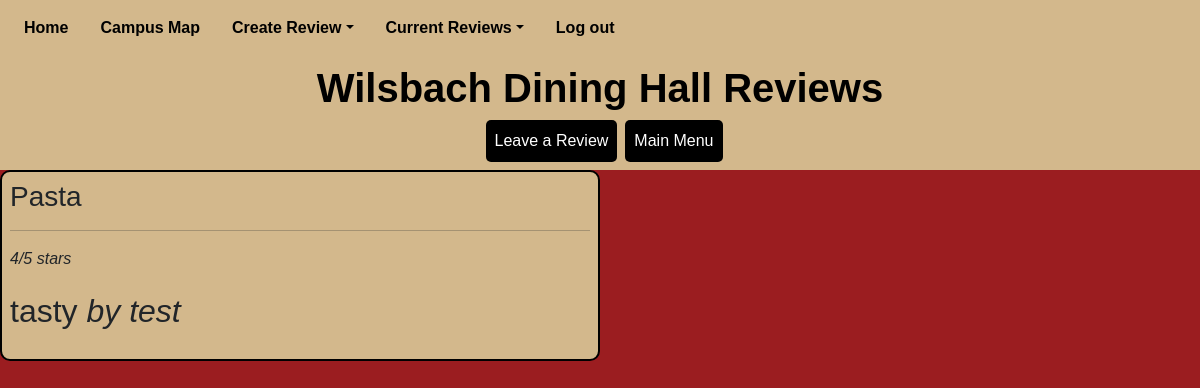
The app's page /reviewP/wilsReview with its own data.
### py_src/snacks/main.py (models this page shows)
class Review(SQLModel, table=True):
    __tablename__ = "reviews"
    review_id: int | None = Field(default=None, primary_key=True)
    author_id: int = Field(nullable=False, foreign_key="users.user_id")
    location_id: int = Field(nullable=False, foreign_key="locations.location_id")
    title: str = Field(nullable=False)
    body: str = Field(nullable=False)
    rating: int = Field(nullable=False)
    author: "User" = Relationship(back_populates="reviews")
    location: "Location" = Relationship(back_populates="reviews")

class User(SQLModel, table=True):
    __tablename__ = "users"
    user_id: int | None = Field(default=None, primary_key=True)
    username: str = Field(index=True, unique=True, nullable=False)
    password: str = Field(nullable=False)
    reviews: list["Review"] = Relationship(back_populates="author")

### py_src/snacks/main.py (the view)
@app.get("/reviewP/wilsReview", response_class=HTMLResponse)
async def wilsReview(request: Request, db: Session = Depends(get_session)):
    reviews = db.exec(
        select(Review, User)
        .join(User, Review.author_id == User.user_id)
        .where(Review.location_id == 5)
    ).all()
    newreview = []
    for review, user in reviews:
        newreview.append(
            {
                "title": review.title,
                "body": review.body,
                "rating": review.rating,
                "author": user.username,
            }
        )
    return templates.TemplateResponse(
        "reviewP/wilsReviewPage.html", {"request": request, "reviews": newreview}
    )

### py_src/templates/reviewP/wilsReviewPage.html (shortened to what this page needs)
{% extends 'blog/base_reviews.html' %}
{% block h1 %} Wilsbach Dining Hall {% endblock %}
{% block content %} <button class="btn p-2 mx-2" id="menu" onclick="location.href='/createR/wilsLeaveReview'">Leave a Review</button> {% endblock %}

### py_src/templates/blog/base_reviews.html (shortened to what this page needs)
<!DOCTYPE html>
<html lang="en">
<head>
  <link href="https://cdn.jsdelivr.net/npm/bootstrap@5.3.3/dist/css/bootstrap.min.css" rel="stylesheet"
>
  <link rel="stylesheet" href="{{ url_for('static', path='styles/reviewPage.css') }} ">
</head>
<body>
  <div class="container-fluid header p-2">
    <ul class="nav">
      <li class="nav-item custom">
        <a class="nav-link text-black custom fw-bold" href="/menu"> Home</a>
      </li>
      <li class="nav-item">
        <a class="nav-link text-black fw-bold" href="/map"> Campus Map</a>
      </li>
      <li class="nav-item dropdown">
        <a class="nav-link dropdown-toggle text-black fw-bold" data-bs-toggle="dropdown" role="button"
          aria-expanded="false">Create Review</a>
      </li>
      <li class="nav-item dropdown">
        <a class="nav-link dropdown-toggle text-black fw-bold" data-bs-toggle="dropdown" role="button"
          aria-expanded="false"> Current Reviews</a>
      </li>
    </ul>
    <li class="nav-item">
      <a class="nav-link text-black fw-bold" href="auth/login"> Log out</a>
    </li>
  </div>
<div class="d-flex p-2 header">
    <div class="mx-auto">
    <article>
      <h1><strong>{% block h1 %} {{ h1_name }} {% endblock %} Reviews</strong></h1>
      <div class="d-flex justify-content-center mt-1">
      {% block content %}{% endblock %}
      <button class="btn p-2" id="menu" onclick="location.href='/menu'">Main Menu</button>
      </div>
    </article>
    </div>
  </div>
    <div class="d-flex flex-wrap flex-row review-section">
      {% for review in reviews %}
      <article class="w-100 review p-2">
        <h3 class="text-capitalize">{{ review.title }}</h3>
        <hr class="bg-dark">
        <p><i>{{ review.rating }}/5 stars </i></p>
        <p class="fs-2">{{ review.body }} <i>by {{ review.author }}</i></p>
      </article>
      {% endfor %}
    </div>
</body>
</html>

### py_src/static/styles/reviewPage.css (style rules this page uses)
body { background-color:#9B1D20; }
.review-section { font-family: Arial, sans-serif; }
.review { border: 2px solid black; border-radius: 10px; max-width: 600px; box-sizing: border-box; font-family: Arial, sans-serif; background-color:#d3b88c; }
.header { background-color: #d3b88c; color: black; font-family: Arial, sans-serif; }
#menu { background-color: black; color: white; border-radius: 5px; cursor: pointer; }

### records on screen
Review: title "Pasta", rating "4", body "tasty", author "test"
